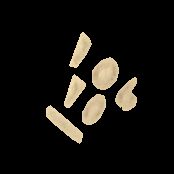
#> input picture dataset/TOB-10/20160602_162939ImgDisk1.tif, 174 x 174 px; its folder holds 4 pictures in this run
$ python modifications.py   (Python 2 division)
#> lines starting #> are read from the running program, lines starting #| are printed output that depends on the picture
import imutils
import numpy as np
import cv2
import argparse
from os import listdir

rutaCarpetaDefecto="dataset/"
tipoDisco="TOB-10/"


#Por si hay que tratar alguna imagen en especial
'''
image = cv2.imread(rutaCarpetaDefecto+tipoDisco+"20160527_125843ImgDisk5.tif")
rotated = imutils.rotate(image, 270)
cv2.imshow("Rotated by 90 Degrees", rotated)

cv2.imwrite(rutaCarpetaDefecto + tipoDisco + "mod0"  + ".tif", rotated)
cv2.waitKey(0)
'''
#Esto es para oscurecer las imagenes y modificarlas un poco, en ocasiones la letra se ve mejor.
#Mediante la ecualizacion del hostograma despues de haber hecho subtract comprobamos como las letras se pueden diferenciar mejor

'''
i=1;
for cosa in listdir(rutaCarpetaDefecto+tipoDisco):
    print cosa;
    image = cv2.imread(rutaCarpetaDefecto+tipoDisco+cosa);
    M = np.ones(image.shape, dtype="uint8") * 50;
    subtracted = cv2.subtract(image, M);
    image = cv2.cvtColor(subtracted, cv2.COLOR_BGR2GRAY)
    eq = cv2.equalizeHist(image)
    #cv2.imshow("Subtracted", subtracted);
    cv2.imwrite(rutaCarpetaDefecto + tipoDisco + "subtract"+str(i)  + ".tif", eq);
    #cv2.waitKey(0);
    i+=1;
'''
''''''
#Esto es para rotar las fotos
i=1;
for cosa in listdir(rutaCarpetaDefecto+tipoDisco):
    if i <55:
        print cosa
        image = cv2.imread(rutaCarpetaDefecto+tipoDisco+cosa)
#> image is the input picture: shape (174, 174, 3); mean B, G, R 15.7, 19.8, 21.9
        rotated = imutils.rotate(image, 153)
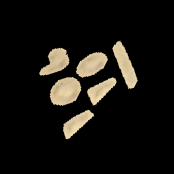
#> rotated: shape (174, 174, 3); mean B, G, R 15.7, 19.8, 21.9
        #cv2.imshow("Rotated by 90 Degrees", rotated)
        cv2.imwrite(rutaCarpetaDefecto + tipoDisco + "rot"+str(i)  + ".tif", rotated)
        #cv2.waitKey(0)
        i+=1
#> pass 2 of the loop `for cosa in listdir(rutaCarpetaDefecto+tipoDisco):`:
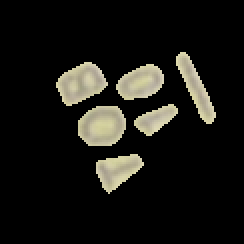
#> input picture dataset/TOB-10/P1040218ImgDisk0.tif, 122 x 122 px (shown 2 times larger)
#> image is the input picture: shape (122, 122, 3); mean B, G, R 19.5, 23.4, 24.2
#> `rotated = imutils.rotate(image, 153)`:
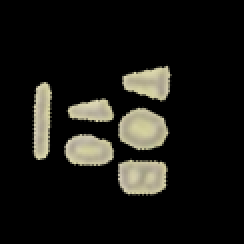
#> rotated: shape (122, 122, 3) (shown 2 times larger); mean B, G, R 19.5, 23.4, 24.2
#> pass 3 of the loop `for cosa in listdir(rutaCarpetaDefecto+tipoDisco):`:
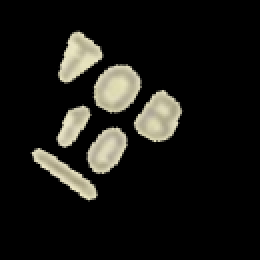
#> input picture dataset/TOB-10/rot13.tif, 130 x 130 px (shown 2 times larger)
#> image is the input picture: shape (130, 130, 3); mean B, G, R 20.1, 23.6, 24.2
#> `rotated = imutils.rotate(image, 153)`:
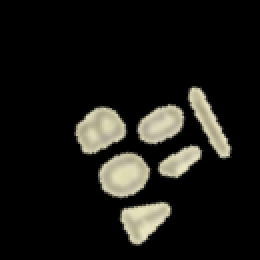
#> rotated: shape (130, 130, 3) (shown 2 times larger); mean B, G, R 20.1, 23.6, 24.2
#> the loop made 4 passes; the first 3 are shown

'''
#Esto es para hacer translaciones de las imagenes
i=1;
for cosa in listdir(rutaCarpetaDefecto+tipoDisco):
    print cosa;
    image = cv2.imread(rutaCarpetaDefecto+tipoDisco+cosa);
    shifted = imutils.translate(image, 15, 0);
    #cv2.imshow("Shifted Down", shifted);
    cv2.imwrite(rutaCarpetaDefecto + tipoDisco + "tras"+str(i)  + ".tif", shifted);
    #cv2.waitKey(0);
    i+=1;
'''
